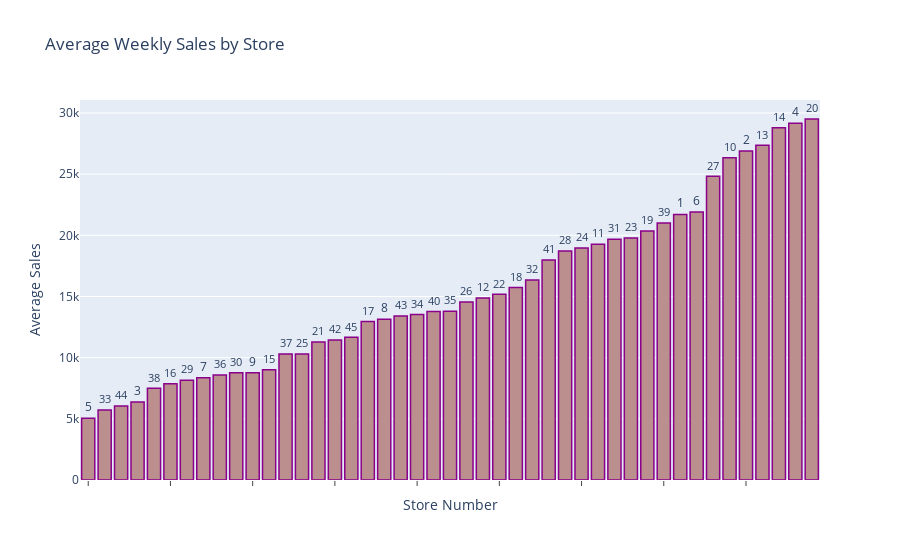

The notebook cell this image was saved under:
### Code cell
# average of weekly sales by store (sorted)
avg_sales_store = final_merged_df.groupby("store")["weekly_sales"].mean().sort_values()
fig = go.Figure()

fig.add_trace(go.Bar(y=avg_sales_store.values,
                    text=avg_sales_store.index,
                     textposition='outside'))


fig.update_traces(marker_color='rosybrown',
                  marker_line_color='darkmagenta',
                  marker_line_width=1.5,)

fig.update_layout(title_text='Average Weekly Sales by Store',
                  xaxis=dict(
                      title_text="Store Number",
                      showticklabels=False,
                      ticks='outside',
                      tickfont=dict(
                          family='Arial',
                          size=12,
                          color='rgb(82, 82, 82)')),
                       yaxis=dict(
                             title_text="Average Sales"))

fig.show()

### Figure 1 — Plotly figure (JSON) as saved in the notebook; plotly's stock layout.template omitted (floating-point values rounded to 4 significant figures)
{"data": [{"marker": {"color": "rosybrown", "line": {"color": "darkmagenta", "width": 1.5}}, "text": ["5", "33", "44", "3", "38", "16", "29", "7", "36", "30", "9", "15", "37", "25", "21", "42", "45", "17", "8", "43", "34", "40", "35", "26", "12", "22", "18", "32", "41", "28", "24", "11", "31", "23", "19", "39", "1", "6", "27", "10", "2", "13", "14", "4", "20"], "textposition": "outside", "type": "bar", "y": [5053.0, 5728.0, 6039.0, 6373.0, 7492.0, 7863.0, 8159.0, 8359.0, 8584.0, 8764.0, 8773.0, 9002.0, 10300.0, 10310.0, 11280.0, 11440.0, 11660.0, 12950.0, 13130.0, 13420.0, 13520.0, 13760.0, 13800.0, 14550.0, 14870.0, 15180.0, 15730.0, 16350.0, 17980.0, 18710.0, 18970.0, 19280.0, 19680.0, 19780.0, 20360.0, 21000.0, 21710.0, 21910.0, 24830.0, 26330.0, 26900.0, 27360.0, 28780.0, 29160.0, 29510.0]}], "layout": {"title": {"text": "Average Weekly Sales by Store"}, "xaxis": {"showticklabels": false, "tickfont": {"color": "rgb(82, 82, 82)", "family": "Arial", "size": 12}, "ticks": "outside", "title": {"text": "Store Number"}}, "yaxis": {"title": {"text": "Average Sales"}}}}
